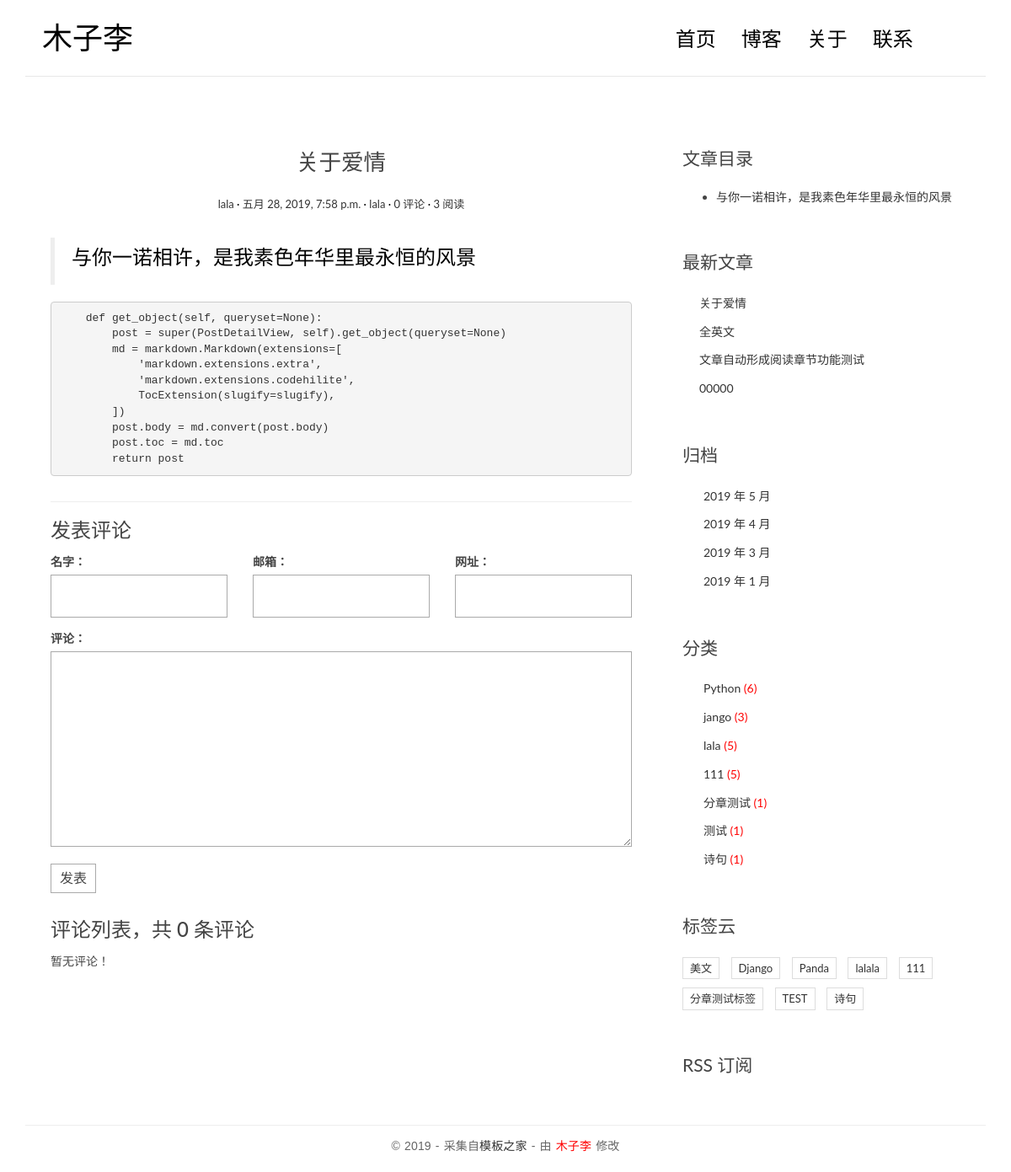
The page /post/22/ on the database its author committed.
### blog/models.py (models this page shows, shortened)
@python_2_unicode_compatible
class Post(models.Model):
    title = models.CharField(max_length=70)
    body = models.TextField()
    created_time = models.DateTimeField()
    modified_time = models.DateTimeField()
    excerpt = models.CharField(max_length=200, blank=True)
    category = models.ForeignKey(Category)
    tags = models.ManyToManyField(Tag, blank=True)
    author = models.ForeignKey(User)
    views = models.PositiveIntegerField(default=0)
    def get_absolute_url(self):
        return reverse('blog:detail', kwargs={'pk': self.pk})
    def increase_views(self):
        self.views += 1
        self.save(update_fields=['views'])
    class Meta:
        ordering = ['-created_time', 'title']

class Category(models.Model):
    name = models.CharField(max_length=100)

class Tag(models.Model):
    name = models.CharField(max_length=100)

### blog/views.py (the view)
# urls.py: url(r'^post/(?P<pk>[0-9]+)/$', views.PostDetailView.as_view(), name='detail'),
class PostDetailView(DetailView):
    model = Post
    template_name = 'blog/detail.html'
    context_object_name = 'post'
    def get(self, request, *args, **kwargs):
        response = super(PostDetailView, self).get(request, *args, **kwargs)
        self.object.increase_views()
        return response
    def get_object(self, queryset=None):
        post = super(PostDetailView, self).get_object(queryset=None)
        md = markdown.Markdown(extensions=[
            'markdown.extensions.extra',
            'markdown.extensions.codehilite',
            TocExtension(slugify=slugify),
        ])
        post.body = md.convert(post.body)
        post.toc = md.toc
        return post
    def get_context_data(self, **kwargs):
        context = super(PostDetailView, self).get_context_data(**kwargs)
        form = CommentForm()
        comment_list = self.object.comment_set.all()
        context.update({
            'form': form,
            'comment_list': comment_list,
        })
        return context

### comments/forms.py
class CommentForm(forms.ModelForm):
    class Meta:
        model = Comment
        fields = ['name', 'email', 'url', 'text']

### blog/templatetags/blog_tags.py (called while the page is built)
@register.simple_tag
def get_recent_posts(num=4):
    return Post.objects.all().order_by('-created_time')[:num]

@register.simple_tag
def archives():
    return Post.objects.dates('created_time', 'month', order='DESC')

@register.simple_tag
def get_categories():
    return Category.objects.annotate(num_posts=Count('post')).filter(num_posts__gt=0)

@register.simple_tag
def get_tags():
    return Tag.objects.annotate(num_posts=Count('post')).filter(num_posts__gt=0)

### templates/blog/detail.html (shortened to what this page needs)
{% extends 'base.html' %}
{% load staticfiles %}
    {% block main %}
        <article class="post post-{{ post.pk }}">
            <header class="entry-header">
                <h1 class="entry-title">{{ post.title }}</h1>
                <div class="entry-meta">
                    <span class="post-category"><a href="#">{{ post.category.name }}</a></span>
                    <span class="post-date"><a href="#"><time class="entry-date"
                                                              datetime="{{ post.created_time }}">{{ post.created_time }}</time></a></span>
                    <span class="post-author"><a href="#">{{ post.author }}</a></span>
                    <span class="comments-link"><a href="#">{{ post.comment_set.count }} 评论</a></span>
                    <span class="views-count"><a href="#">{{ post.views }} 阅读</a></span>
                </div>
            </header>
            <div class="entry-content clearfix" style="height: auto;word-wrap: break-word;word-break: break-all;overflow: hidden;">
                {{ post.body|safe }}
            </div>
        </article>
        <section class="comment-area" id="comment-area">
            <hr>
            <h3>发表评论</h3>
            <form action="{% url 'comments:post_comment' post.pk %}" method="post" class="comment-form">
                <div class="row">
                    <div class="col-md-4">
                        <label for="{{ form.name.id_for_label }}">名字：</label>
                        {{ form.name }}
                    </div>
                    <div class="col-md-4">
                        <label for="{{ form.email.id_for_label }}">邮箱：</label>
                        {{ form.email }}
                    </div>
                    <div class="col-md-4">
                        <label for="{{ form.url.id_for_label }}">网址：</label>
                        {{ form.url }}
                    </div>
                    <div class="col-md-12">
                        <label for="{{ form.text.id_for_label }}">评论：</label>
                        {{ form.text }}
                        <button type="submit" class="comment-btn">发表</button>
                    </div>
                </div>
            </form>
            <div class="comment-list-panel">
                <h3>评论列表，共 <span>{{ post.comment_set.count }}</span> 条评论</h3>
                <ul class="comment-list list-unstyled">
                    {% for comment in comment_list %}
                    <li class="comment-item">
                        <span class="nickname">{{ comment.name }}</span>
                        <time class="submit-date">{{ comment.created_time }}</time>
                        <div class="text">
                            {{ comment.text }}
                        </div>
                    </li>
                    {% empty %}
                    暂无评论！
                    {% endfor %}
                </ul>
            </div>
        </section>
    {% endblock main %}
    {% block toc %}
        <div class="widget widget-content">
            <h3 class="widget-title">文章目录</h3>
            {{ post.toc|safe }}
        </div>
    {% endblock toc %}

### templates/base.html (shortened to what this page needs)
{% load staticfiles %}
{% load blog_tags %}
<!DOCTYPE html>
<html>
    <head>
        <link href="https://cdn.bootcss.com/bootstrap/3.3.7/css/bootstrap.min.css" rel="stylesheet">
        <link rel="stylesheet" href="http://code.ionicframework.com/ionicons/2.0.1/css/ionicons.min.css">
        <link rel="stylesheet" href="{% static 'blog/css/pace.css' %}">
        <link rel="stylesheet" href="{% static 'blog/css/custom.css' %}">
        <link rel="stylesheet" href="{% static 'blog/css/highlights/github.css' %}">
    </head>
    <body>
        <div class="container">
            <header id="site-header">
                <div class="row">
                    <div class="col-md-4 col-sm-5 col-xs-8">
                        <div class="logo">
                            <h1><a href="{% url 'blog:index' %}"><b>木子李</b></a></h1>
                        </div>
                    </div>
                    <div class="col-md-8 col-sm-7 col-xs-4">
                        <nav class="main-nav" role="navigation">
                            <div class="collapse navbar-collapse" id="bs-example-navbar-collapse-1">
                                <ul class="nav navbar-nav navbar-right">
                                    <li class="cl-effect-11"><a href="{% url 'blog:index' %}" data-hover="首页">首页</a></li>
                                    <li class="cl-effect-11"><a href="{% url 'blog:full-width' %}" data-hover="博客">博客</a></li>
                                    <li class="cl-effect-11"><a href="{% url 'blog:about' %}" data-hover="关于">关于</a></li>
                                    <li class="cl-effect-11"><a href="{% url 'blog:contact' %}" data-hover="联系">联系</a></li>
                                </ul>
                            </div>
                        </nav>
                    </div>
                </div>
            </header>
        </div>
        <div class="content-body">
            <div class="container">
                <div class="row">
                    <main class="col-md-8">
                        {% block main %}
                        {% endblock main %}
                    </main>
                    <aside class="col-md-4">
                        {% block toc %}
                        {% endblock toc %}
                        <div class="widget widget-recent-posts">
                            <h3 class="widget-title">最新文章</h3>
                            {% get_recent_posts as recent_post_list %}
                            <ul>
                                {% for post in recent_post_list %}
                                <li>
                                    <a href="{{ post.get_absolute_url }}">{{ post.title }}</a>
                                </li>
                                {% empty %}
                                暂无文章！
                                {% endfor %}
                            </ul>
                        </div>
                        <div class="widget widget-archives">
                            <h3 class="widget-title">归档</h3>
                            {% archives as date_list %}
                            <ul>
                                {% for date in date_list %}
                                <li>
                                    <a href="{% url 'blog:archives' date.year date.month %}">{{ date.year }} 年 {{ date.month }} 月</a>
                                </li>
                                {% empty %}
                                暂无归档！
                                {% endfor %}
                            </ul>
                        </div>
                        <div class="widget widget-category">
                            <h3 class="widget-title">分类</h3>
                            {% get_categories as category_list %}
                            <ul>
                                {% for category in category_list %}
                                <li>
                                    <a href="{% url 'blog:category' category.pk %}">{{ category.name }}<span class="post-count" style="color:red"> ({{ category.num_posts }}) </span></a>
                                </li>
                                {% empty %}
                                暂无分类！
                                {% endfor %}
                            </ul>
                        </div>
                        <div class="widget widget-tag-cloud">
                            <h3 class="widget-title">标签云</h3>
                            {% get_tags as tag_list %}
                            <ul>
                                {% for tag in tag_list %}
                                <li>
                                    <a href="{% url 'blog:tag' tag.pk %}">{{ tag.name }}</a>
                                </li>
                                {% empty %}
                                暂无标签！
                                {% endfor %}
                            </ul>
                        </div>
                        <div class="rss" style="margin-top: 40px;">
                            <a href="{% url 'rss' %}"> RSS 订阅</a>
                        </div>
                    </aside>
                </div>
            </div>
        </div>
        <footer id="site-footer">
            <div class="container">
                <div class="row">
                    <div class="col-md-12">
                        <p class="copyright">&copy 2019 - 采集自<a href="http://www.cssmoban.com/"
                                                                target="_blank" title="模板之家">模板之家</a>
                             - 由<a href="http://111.67.197.68/" title="木子居" target="_blank" style="color:red"> 木子李 </a>修改
                        </p>
                    </div>
                </div>
            </div>
        </footer>
    </body>
</html>

### blog/static/blog/css/custom.css (style rules this page uses)
* { outline: none; }
h1, h2, h3, h4, h5, h6 { margin-top: 0; }
b { font-weight: 400; }
a { color: #333; }
body { color: #444; font-family: 'Lato', sans-serif; }
p { font-family: 'Ubuntu', sans-serif; font-weight: 400; word-spacing: 1px; letter-spacing: 0.01em; }
#site-header { background-color: #FFF; padding: 25px 20px; margin-bottom: 40px; border-bottom: 1px solid #e7e7e7; }
.logo h1 a { color: #000; }
.logo h1 { margin: 0; font-family: 'Lato', sans-serif; font-weight: 300; }
.main-nav { margin-top: 11px; max-width: 95%; }
.main-nav a { color: #000000 !important; padding: 0 0 5px 0 !important; margin-right: 30px; font-family: 'Lato', sans-serif; font-weight: 300; font-size: 24px; }
.cl-effect-11 a { padding: 10px 0; color: #0972b4; text-shadow: none; }
.cl-effect-11 a::before { position: absolute; top: 0; left: 0; overflow: hidden; padding: 0 0 5px 0 !important; max-width: 0; border-bottom: 1px solid #000; color: #000; content: attr(data-hover); white-space: nowrap; -webkit-transition: max-width 0.5s; -moz-transition: max-width 0.5s; transition: max-width 0.5s; }
.content-body { padding-bottom: 4em; }
.post { background: #fff; padding: 30px 30px 0; }
.entry-title { text-align: center; font-size: 1.9em; margin-bottom: 20px; line-height: 1.6; padding: 10px 20px 0; }
.entry-meta { text-align: center; color: #DDDDDD; font-size: 13px; margin-bottom: 30px; }
.entry-content { font-size: 18px; line-height: 1.9; font-weight: 300; color: #000; }
.post-category::after, .post-date::after, .post-author::after, .comments-link::after { content: ' ·'; color: #000; }
.widget { background: #fff; padding: 30px 0 0; }
.widget-title { font-size: 1.5em; margin-bottom: 20px; line-height: 1.6; padding: 10px 0 0; font-weight: 400; }
.widget-recent-posts ul { padding: 0; margin: 0; padding-left: 20px; }
.widget-recent-posts ul li { list-style-type: none; position: relative; line-height: 170%; margin-bottom: 10px; }
.widget-recent-posts ul li::before { content: '\f3d3'; font-family: "Ionicons"; position: absolute; left: -17px; top: 3px; font-size: 16px; color: #000; }
.widget-archives ul { padding: 0; margin: 0; padding-left: 25px; }
.widget-archives ul li { list-style-type: none; position: relative; line-height: 170%; margin-bottom: 10px; }
.widget-archives ul li::before { content: '\f3f3'; font-family: "Ionicons"; position: absolute; left: -25px; top: 1px; font-size: 16px; color: #000; }
.widget-category ul { padding: 0; margin: 0; padding-left: 25px; }
.widget-category ul li { list-style-type: none; position: relative; line-height: 170%; margin-bottom: 10px; }
.widget-category ul li::before { content: '\f3fe'; font-family: "Ionicons"; position: absolute; left: -25px; top: 1px; font-size: 18px; color: #000; }
.widget-tag-cloud ul { padding: 0; margin: 0; margin-right: -10px; }
.widget-tag-cloud ul li { list-style-type: none; font-size: 13px; display: inline-block; margin-right: 10px; margin-bottom: 10px; padding: 3px 8px; border: 1px solid #ddd; }
.widget-content ul li { margin-bottom: 10px; }
.rss { font-size: 21px; margin-top: 30px; }
.rss a { color: #444; }
#site-footer { padding-top: 10px; padding: 0 0 1.5em 0; }
.copyright { text-align: center; padding-top: 1em; margin: 0; border-top: 1px solid #eee; color: #666; }
.contact-form input, .comment-form input { border: 1px solid #aaa; margin-bottom: 15px; width: 100%; padding: 15px 15px; font-size: 16px; line-height: 100%; transition: 0.4s border-color linear; }
.contact-form textarea, .comment-form textarea { border: 1px solid #aaa; margin-bottom: 15px; width: 100%; padding: 15px 15px; font-size: 16px; line-height: 20px !important; min-height: 183px; transition: 0.4s border-color linear; }
.comment-area { padding: 0 30px 0; }
.comment-form { margin-top: 15px; }
.comment-form .comment-btn { background-color: #fff; border: 1px solid #aaa; font-size: 16px; padding: 5px 10px; }
.comment-list-panel { margin-top: 30px; }
.comment-list { margin-top: 15px; }

### rows shown on the page
Post: title "关于爱情", category.name "lala", created_time "五月 28, 2019, 7:58 p.m.", author "lala", comment_set.count "0", views "3", body "与你一诺相许，是我素色年华里最永恒的风景 def get_object(self, queryset=None): post = super(PostDetailView, self).get_object(queryset=None) md = markdown.Markdown(extensions=[ 'markdown.extensions.extra', 'markdown.extensions.codehilite', TocExtension(slugify=slugify), ]) post.body = md.convert(post.body) post.toc = md.toc return post", toc "与你一诺相许，是我素色年华里最永恒的风景"
Post: title "全英文"
Post: title "文章自动形成阅读章节功能测试"
Post: title "00000"
Category: name "Python", num_posts "6"
Category: name "jango", num_posts "3"
Category: name "lala", num_posts "5"
Category: name "111", num_posts "5"
Category: name "分章测试", num_posts "1"
Category: name "测试", num_posts "1"
Category: name "诗句", num_posts "1"
Tag: name "美文"
Tag: name "Django"
Tag: name "Panda"
Tag: name "lalala"
Tag: name "111"
Tag: name "分章测试标签"
Tag: name "TEST"
Tag: name "诗句"

### other values the page prints
{{ date.year }} "2019" "2019" "2019" "2019"
{{ date.month }} "5" "4" "3" "1"
